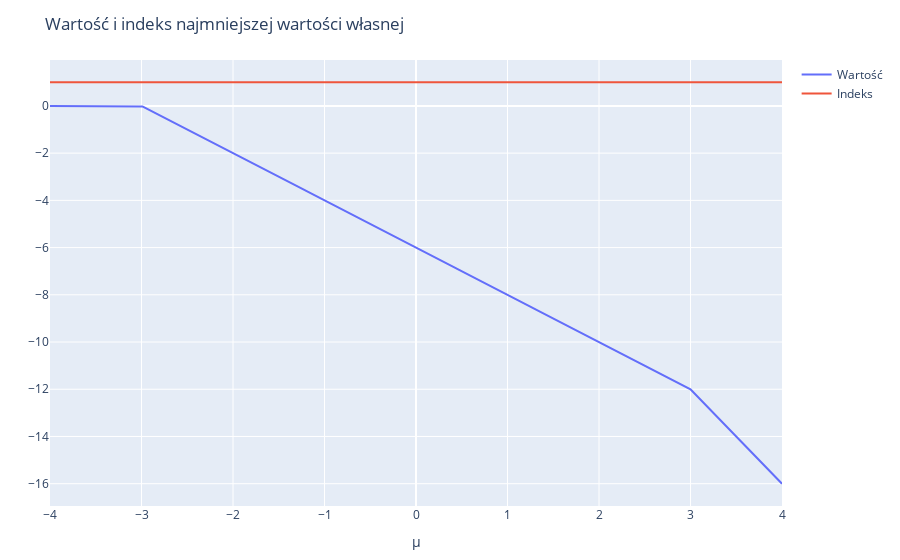

Notebook code for this chart:
### Markdown cell above
Wybieramy stany o najmniejszej energii (dolna krawędź powyższego wykresu):

### Code cell
ground_energies = [findmin(eigs_mat_orig[i,:]) for i in 1:size(potentials,1)]
ground_states = [real(eigvecs(get_hamiltonian(states, U, t, pot, next, N)))[:,g[2]] for (pot, g) in zip(potentials, ground_energies)]

layout = Layout(
    title="Wartość i indeks najmniejszej wartości własnej",
    xaxis_title="μ",
)
plot([scatter(x=potentials, y=[g[1] for g in ground_energies], name="Wartość"),
 scatter(x=potentials, y=[g[2] for g in ground_energies], name="Indeks")], layout)

### Figure 1 — Plotly figure (JSON) as saved in the notebook; plotly's stock layout.template omitted (floating-point values rounded to 4 significant figures; data arrays with more than 128 entries replaced by an {"elided": "..."} marker saying what was removed)
{"data": [{"name": "Wartość", "type": "scatter", "x": {"elided": "801 float values"}, "y": {"elided": "801 float values"}}, {"name": "Indeks", "type": "scatter", "x": {"elided": "801 float values"}, "y": {"elided": "801 int values"}}], "layout": {"margin": {"b": 50, "l": 50, "r": 50, "t": 60}, "title": "Wartość i indeks najmniejszej wartości własnej", "xaxis": {"title": {"text": "μ"}}}}
